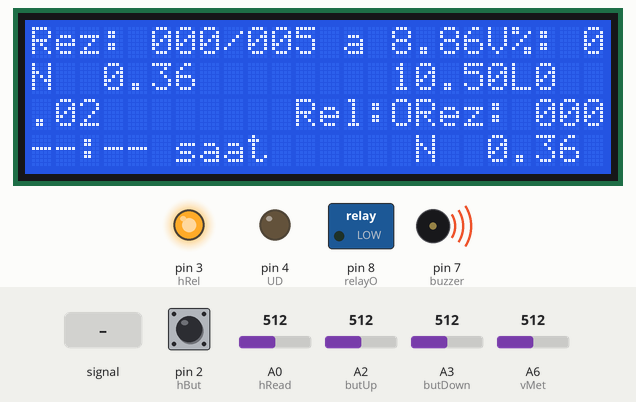
This sketch was run on a simulated Arduino Nano, built with avr-gcc and run on an emulated ATmega328P. Parts: 24×4 character LCD, switched loads named in the sketch (green lamp = pin HIGH), output pins drawn as LEDs (lit = HIGH), buzzer (waves = sounding, pin HIGH). Dashed ring = blinking. The test bench sets the inputs (shaded band); at power-on: A6 (vMet) = 512, pin 2 (hBut) HIGH, A2 (butUp) = 512, A0 (hRead) = 512, A3 (butDown) = 512. EEPROM starts erased; pins used as bus, display or sensor lines are not drawn.

Above: at 2.28 s.
2.3 s: A0 (hRead) fed a 2 Hz sine of ±306 counts around its level
At 2.74 s:
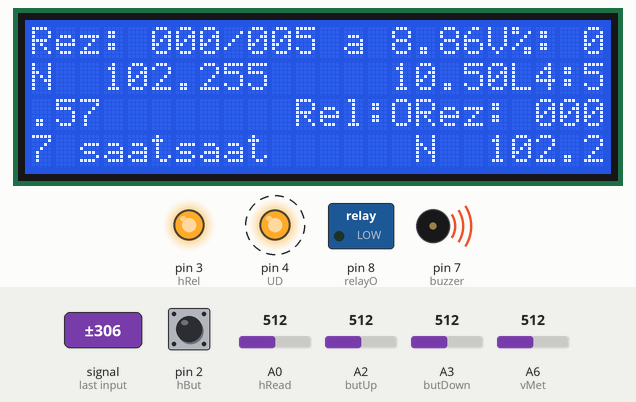
4.1 s: A6 (vMet) set to 649
At 4.61 s:
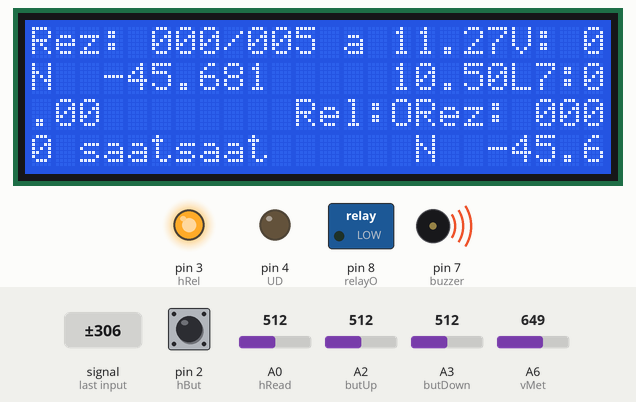
6.4 s: A6 (vMet) set to 679
At 7.07 s:
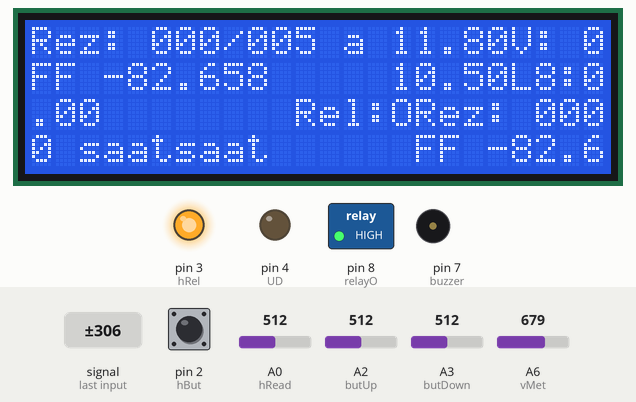
8.7 s: pin 2 (hBut) pulled LOW for 0.15 s
At 9.2 s:
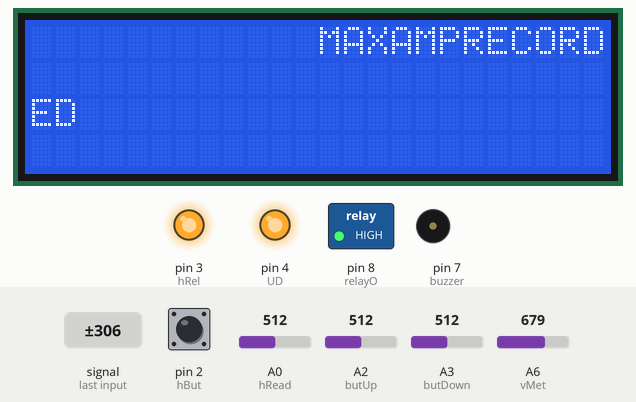
9.4 s: A2 (butUp) set to 716
At 10.16 s:
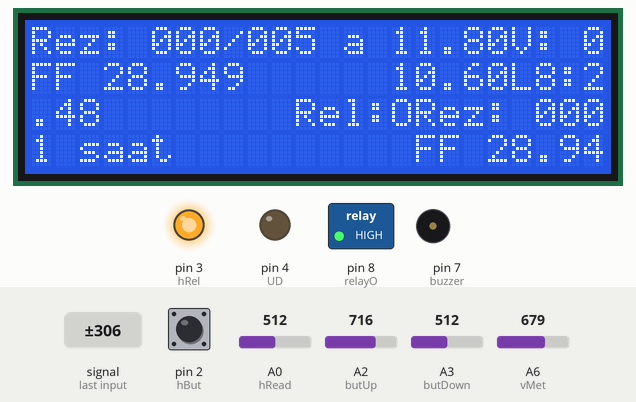
11.7 s: A0 (hRead) set to 523
At 14.31 s:
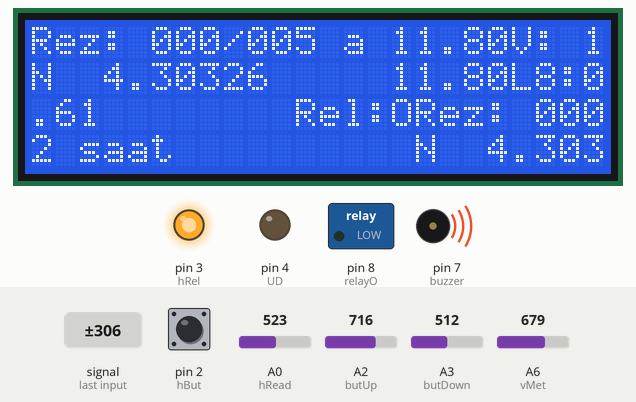
Timing chart, 0 to 15.8 s (numbered marks = the images above; inputs shaded):
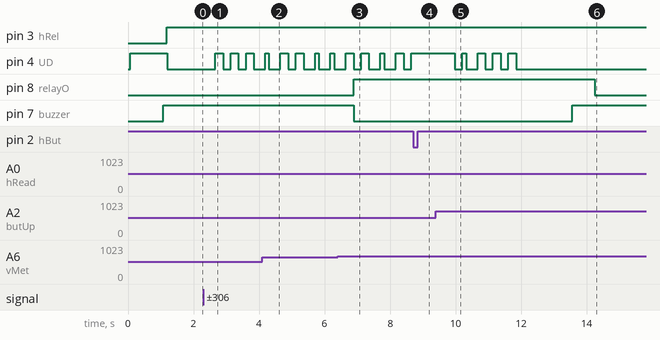

The sketch:

Voltmeter_Screen.ino
```cpp
//#include <LCD5110_Basic.h>
#include <Wire.h>
#include <EEPROM.h>
#include <LiquidCrystal_I2C.h>

//LCD5110 myGLCD(11,10,9,7,8);

extern uint8_t SmallFont[];
extern uint8_t MediumNumbers[];

char str_buf[100];

double capacity = 0;
double reserve = 0;
double current = 0;

byte high, low;
unsigned int time_ep = 100;

double ream = 0;
double reamc = 0;
double reamd = 0;


#define UD  4                          // OUTPUT
#define INC 5
#define CS  6

void up(){
  digitalWrite(UD, HIGH);
  digitalWrite(INC, HIGH);
  digitalWrite(CS, LOW);              // turn on the microcircuit
  delayMicroseconds(10);
  digitalWrite(INC, LOW);
  delayMicroseconds(10);
 // digitalWrite(INC, HIGH);
 // delayMicroseconds(10);
 // digitalWrite(INC, LOW);            // in this case the position of the slider is not written
 // digitalWrite(CS, HIGH);             // turn off the chip and write the position in the EEPROM
}

void down(){
  digitalWrite(UD, LOW);
  digitalWrite(INC, HIGH);
  digitalWrite(CS, LOW);
  delayMicroseconds(10);
  digitalWrite(INC, LOW);
  delayMicroseconds(10);
 // digitalWrite(INC, HIGH);
 // delayMicroseconds(10);
// digitalWrite(INC, LOW);
 // digitalWrite(CS, HIGH);
}


unsigned int sj1 = 0;
unsigned int sj2 = 0;
unsigned int sj3 = 0;
unsigned int sjerr = 0;

#define hBut 2
#define hRel 3

#define hRead A0

#define buzzer 7
#define relayO 8

#define butUp A2
#define butDown A3
#define vMet A6

LiquidCrystal_I2C lcd(0x27,24,4);

void setup()
{

pinMode(hBut, INPUT);           // button
digitalWrite(hBut, HIGH);
pinMode(hRel, OUTPUT);          // relay
digitalWrite(hRel, LOW);


if(EEPROM.read(2)==0xAA){

high = EEPROM.read(0);
low = EEPROM.read(1);
reserve = word(high,low) / 100.0f;

high = EEPROM.read(3);
low = EEPROM.read(4);
capacity = word(high,low);

  }

if(capacity > 500) capacity = 500;
if(capacity < 5) capacity = 5;


/*
myGLCD.InitLCD();
myGLCD.clrScr();
myGLCD.setFont(SmallFont);
*/

lcd.init();
lcd.clear();
lcd.backlight();
lcd.noAutoscroll();

pinMode(vMet, INPUT);

pinMode(buzzer, OUTPUT);
pinMode(relayO, OUTPUT);

pinMode(butUp, INPUT);
pinMode(butDown, INPUT);


  pinMode(INC, OUTPUT);
  pinMode(UD, OUTPUT);
  pinMode(CS, OUTPUT);
  digitalWrite(CS, LOW);

for(int i = 0 ; i < 100; i++){

  up();
   delay(10);
  }
  sj3 = 100;


}


float vValue;

unsigned long acTime = 0;
unsigned long delTime = 0;

short actInc = 1;
bool isAct = false;

float vBorder = 10.5;


void loop()
{

///Voltmeter///

if(millis() < delTime)
  delTime = 0;

if(millis() > delTime + 500){
  vValue = (float)analogRead(vMet) / 68.2 * 1.2 - 0.15;
  delTime = millis();
}
lcd.setCursor(15,0);
lcd.print((String)vValue + "V");


///Control///

if(vValue < vBorder)
  isAct = true;

else if(isAct && vValue >= vBorder + actInc)
  isAct = false;


///Buzzer///

if(isAct || vValue <= vBorder + 0.2)
  digitalWrite(buzzer,HIGH);
else
  digitalWrite(buzzer,LOW);


///Relay///
if(!isAct){
  digitalWrite(relayO, HIGH);
  lcd.setCursor(15,2);
  lcd.print("Rel:OFF");
}
else{
  digitalWrite(relayO, LOW);
  lcd.setCursor(15,2);
  lcd.print("Rel:ON ");
}


///Voltage Adjustment///
if(millis() < acTime)
acTime = 0;

if(millis() > acTime + 250){
  if(analogRead(butUp) > 650 ){
    vBorder += 0.1;
    acTime = millis();
  }
  else if(analogRead(butDown) > 650 ){
    vBorder -= 0.1;
    acTime = millis();
  }
}

lcd.setCursor(15,1);
lcd.print((String)vBorder + "L");

/////////////


if(digitalRead(hBut)==0){

//myGLCD.clrScr();
lcd.clear();

unsigned int but_tim = 0;

while(digitalRead(hBut)==0){

   sprintf(str_buf,"CALIBRATION %2d",but_tim);
   //myGLCD.print(str_buf, 0, 0);
   lcd.setCursor(0,0);
   lcd.print(str_buf);

   delay(50);
   but_tim++;  if(but_tim > 100) break;
 }

capacity = reserve;
if(capacity > 500) capacity = 500; if(capacity < 5) capacity = 5;

if(but_tim > 100){ capacity = 400; reserve = 0;};


EEPROM.write(3,highByte(int(capacity)));
EEPROM.write(4,lowByte(int(capacity)));

//myGLCD.clrScr();
//myGLCD.print("MAXAMPRECORDED", 0, 24);

lcd.clear();
lcd.setCursor(12,0);
lcd.print("MAXAMPRECORDED");

delay(1000);

//myGLCD.clrScr();
//myGLCD.setFont(SmallFont);

lcd.clear();

}


current = 0;

for(int i = 0 ; i < 400; i++){

  delayMicroseconds(10);
  current += analogRead(hRead) - 512;

  }

current /=   400.0f;

current *=   0.358f;  // çarpan
// yüzde kaç fazla ölçtüðünü hesapla. O kadar deðeri düþür. örnek : 0.376f


current +=   0.36f ;  //   burasýý kalibrasyon içinnnn ******************************
// 1. Deðere 0.0f yaz. Yükle ekrandaki yazýyý oku. Ekrandaki yazýyý buraya yaz. örnek 1.43f


reserve +=  current / 3600  ;

if(reserve < 0       ) reserve = 0;
if(reserve > capacity) reserve = capacity;

float f = 14.5f;


sprintf(str_buf,"Rez: %03d/%03d a",int(reserve),int(capacity));
//myGLCD.print(str_buf, 0, 0);
//myGLCD.print("A:" , 0, 8);
//myGLCD.print("%:" , 0, 24);

//myGLCD.setFont(MediumNumbers);

//myGLCD.printNumF(current,2,12,8,'.',6,'0');
//myGLCD.printNumF(reserve / capacity * 100,2,24,24,'.',5,'0');


lcd.setCursor(0,0);
lcd.print(str_buf);

lcd.setCursor(0,1);
lcd.print("A: " + (String)current);

lcd.setCursor(0,2);
lcd.print("%: " + (String)(reserve / capacity * 100));


//myGLCD.setFont(SmallFont);
//sprintf(stra,"sarj     : %03f",volt); myGLCD.print(stra, 0, 16);


if(fabs(current) > 0.5f){

reamc = (reamc * 0.90f) + ( current * 0.1f );
if(current < 0){ ream = reserve / reamc  ; } else {  ream = ( capacity - reserve )  / reamc  ; }
ream = fabs(ream);
if(ream > 999) ream = 999;
reamd = (ream - int(ream)) * 60;

sprintf(str_buf,"%02d:%02d saat",int(ream),int(reamd));
//myGLCD.print(str_buf, 24, 40);

lcd.setCursor(0,3);
lcd.print(str_buf);


}else {

//myGLCD.print("--:-- saat", 24, 40);

lcd.setCursor(4,3);
lcd.print("--:-- saat");

}


time_ep++;
if(time_ep > 60){
unsigned int reserve_ep = reserve * 100;
EEPROM.write(0,highByte(reserve_ep));
EEPROM.write(1,lowByte(reserve_ep));
EEPROM.write(2,0xAA);
time_ep = 0;
}


  if(reserve / capacity < 0.70f) {
  digitalWrite(hRel, HIGH);
 // myGLCD.print("SRJ" , 0, 40);


  if(current < 32.0f){
    sj3--;
    //myGLCD.printNumI(sj3, 0, 40, 3, '0');

    lcd.setCursor(0,3);
    lcd.print((String)sj3);

    down(); }

  if(current > 36.0f){
       sj3++;
       if(sj3>100) { sj3 = 100; }
    //myGLCD.printNumI(sj3, 0, 40, 3, '0');

    lcd.setCursor(0,3);
    lcd.print((String)sj3);

    up();}


    if(current > 41.0f){

       sj3 += 6 ;
       if(sj3>100) { sj3 = 100; }
    //myGLCD.printNumI(sj3, 0, 40, 3, '0');

    lcd.setCursor(0,3);
    lcd.print((String)sj3);

    up();up();up();up();up();

      }

  }

  if (reserve / capacity > 0.98f){
  digitalWrite(hRel, LOW);
  //myGLCD.print("   " , 0, 40);

  lcd.setCursor(0,3);
  lcd.print("   ");
  }


//delay(965);

//myGLCD.print("kap :" , 0, 0); myGLCD.printNumF(13.2f,3,30,0,'.',8,'0');
//myGLCD.setFont(MediumNumbers);
//myGLCD.printNumI(43, 48, 0, 3, '0');
}
```

Measured:
- the behaviour switches between 662 and 663 on A6 (vMet) (found by bisection; images 2 and 3)
- the behaviour switches between 512 and 513 on A0 (hRead) (found by bisection; images 5 and 6)
- after the input at 2.3 s, pin 4 (UD): alternates HIGH for 0.24 s and LOW for 0.23 s, starting after 0.37 s; the display: first differs from a run without the input after 0.16 s (image 1 shows a later state)
- after the input at 4.1 s, the display: first differs from a run without the input after 0.45 s (image 2)
- after the input at 6.4 s, pin 8 (relayO): LOW → HIGH after 0.49 s; pin 7 (buzzer): HIGH → LOW after 0.49 s; the display: first differs from a run without the input after 0.50 s (image 3 shows a later state)
- after the input at 8.7 s, pin 4 (UD): stays HIGH (without the input it goes to LOW after 0.18 s); the display: first changes after 0.11 s (image 4 shows a later state)
- after the input at 11.7 s, pin 4 (UD): goes on until 11.8 s, then stays LOW
